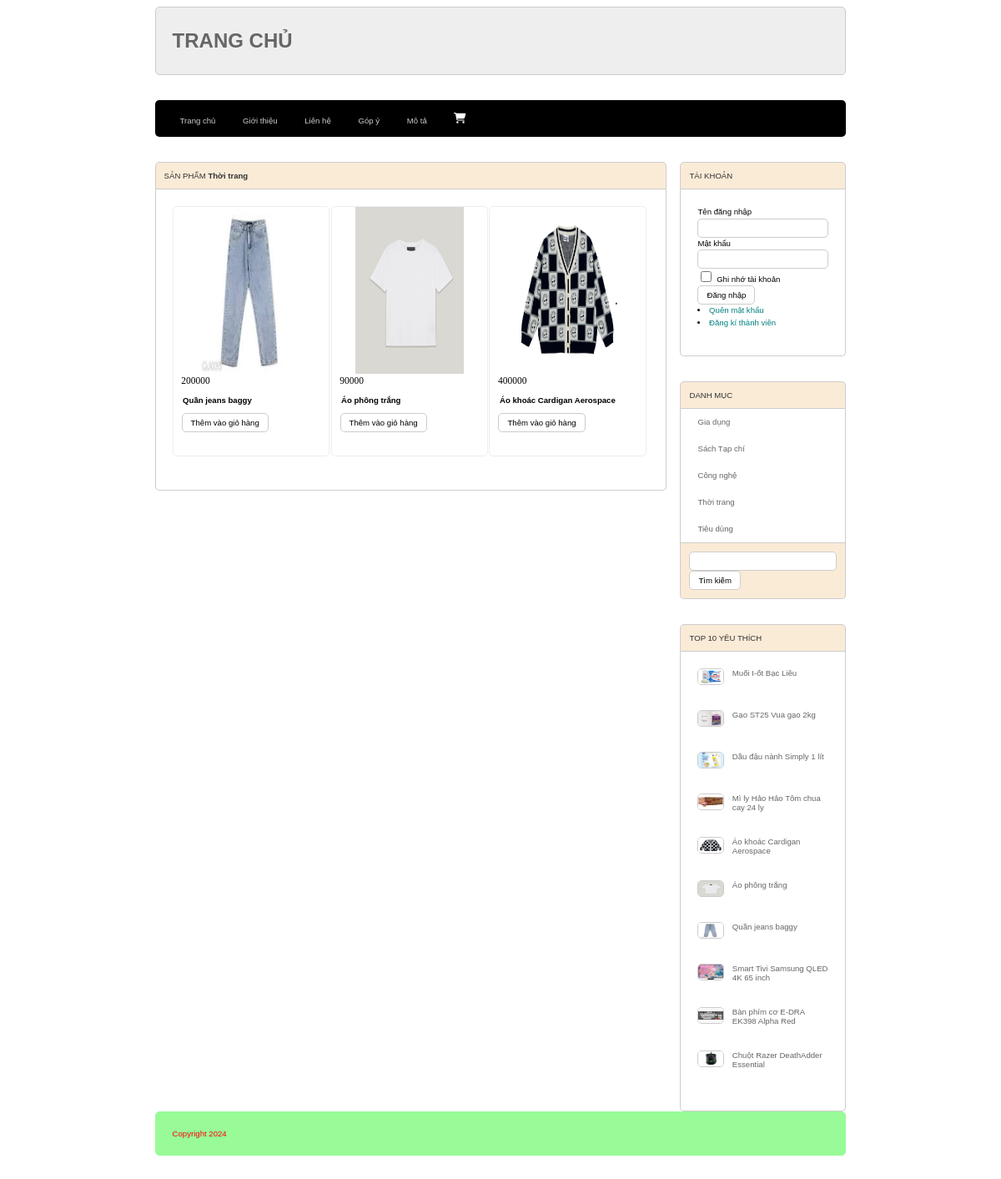
Screenshot of /index.php?act=sanpham&id_danhmuc=9 with the database file from the repository.
### tables this page shows
CREATE TABLE `danhmuc` (
  `id_danhmuc` int(10) NOT NULL,
  `name_danhmuc` varchar(50) NOT NULL
);

CREATE TABLE `sanpham` (
  `id_sanpham` int(10) NOT NULL,
  `name_sanpham` varchar(255) NOT NULL,
  `price` double(10,2) NOT NULL DEFAULT 0.00,
  `img` varchar(255) DEFAULT NULL,
  `description` text DEFAULT NULL,
  `view` int(11) NOT NULL DEFAULT 0,
  `id_danhmuc` int(10) NOT NULL
);

### model/pdo.php (called while the page is built, shortened)
<?php
function pdo_get_connection(){
    $dburl = "mysql:host=localhost;dbname=duantest;charset=utf8";
    $username = 'root';
    $password = '';
    $conn = new PDO($dburl, $username, $password);
    $conn->setAttribute(PDO::ATTR_ERRMODE, PDO::ERRMODE_EXCEPTION);
    return $conn;
}
function pdo_query($sql){
    $sql_args = array_slice(func_get_args(), 1);
    try{
        $conn = pdo_get_connection();
        $stmt = $conn->prepare($sql);
        $stmt->execute($sql_args);
        $rows = $stmt->fetchAll();
        return $rows;
    }
    catch(PDOException $e){
        throw $e;
    }
    finally{
        unset($conn);
    }
}
function pdo_query_one($sql){
    $sql_args = array_slice(func_get_args(), 1);
    try{
        $conn = pdo_get_connection();
        $stmt = $conn->prepare($sql);
        $stmt->execute($sql_args);
        $row = $stmt->fetch(PDO::FETCH_ASSOC);
        return $row;
    }
    catch(PDOException $e){
        throw $e;
    }
    finally{
        unset($conn);
    }
}

### model/sanpham.php (called while the page is built, shortened)
<?php
    function load_all_sanpham($keyword,$id_danhmuc){
        $sql = "SELECT*FROM sanpham WHERE 1";
        if ($id_danhmuc > 0) {
            $sql.= " AND id_danhmuc = '".$id_danhmuc."' ";
        }
        $sql.= " ORDER BY id_sanpham DESC ";
        $listsp = pdo_query($sql);
        return $listsp;
    }
    function load_all_sanpham_top10(){
        $sql = "SELECT * FROM sanpham WHERE 1 ORDER BY view DESC LIMIT 0,10";
        $listsanphamtop10 = pdo_query($sql);
        return $listsanphamtop10;
    }
    function load_name_danhhmuc($id_danhmuc){
        if ($id_danhmuc > 0) {
            $sql = "SELECT * FROM danhmuc WHERE id_danhmuc=$id_danhmuc";
            $dm=pdo_query_one($sql);
            extract($dm);
            return $name_danhmuc;
        }else {
            return "";
        }
    }
?>

### model/danhmuc.php (called while the page is built, shortened)
<?php
    function load_all_danhmuc(){
        $sql = "SELECT*FROM danhmuc ORDER BY id_danhmuc DESC";
        $listdm = pdo_query($sql);
        return $listdm;
    }
?>

### global.php (called while the page is built)
<?php
    $img_path ="upload/";
?>

### view/boxright.php (the view)
<div class="row margin_bottom ">
    <div class="boxtitle">
        TÀI KHOẢN
    </div>
    <div class="boxcontent formTaiKhoan">
        <?php
            if (isset($_SESSION['username'])) {
                extract($_SESSION['username']);
        ?>
        <div class="row mb">
            Xin chào<br>
            <?= $username ?>
        </div>
        <div class="row mb">
            <li>
                <a href="index.php?act=quenmatkhau">Quên mật khẩu</a>
            </li>
            <li>
                <a href="index.php?act=edit_taikhoan">Cập nhật tài khoản</a>
            </li>
            <li>
                <a href="index.php?act=mybill">Đơn hàng của tôi</a>
            </li>
            <?php
                if ($role == 1) {
            ?>
            <li>
                <a href="admin/index.php">Đăng nhập ADMIN</a>
            </li>
            <?php
                }
            ?>
            <li>
                <a href="index.php?act=thoat">LOGOUT</a>
            </li>
        </div>
        <?php
            }else {
        ?>
        <form action="index.php?act=dangnhap" method="post">
            <div class="row mb">
                Tên đăng nhập <br>
                <input type="text" name="username" id="" required>
            </div>
            <div class="row mb">
                Mật khẩu <br>
                <input type="password" name="password" id="" required>
            </div>
            <div class="row mb">
                <input type="checkbox" name="" id=""> Ghi nhớ tài khoản
            </div>
            <div class="row mb">
                <input type="submit" name="dangnhap" value="Đăng nhập">
            </div>
        </form>
        <li>
            <a href="index.php?act=quenmatkhau">Quên mật khẩu</a>
        </li>
        <li>
            <a href="index.php?act=dangky">Đăng kí thành viên</a>
        </li>
        <?php } ?>
    </div>
</div>
<div class="row margin_bottom ">
    <div class="boxtitle">
        DANH MỤC
    </div>
    <div class="boxcontent2 menudoc">
        <ul>
            <?php foreach($dsdanhmuc as $checkdsdanhmuc){
                extract($checkdsdanhmuc);
                $linkdanhmuc = "index.php?act=sanpham&id_danhmuc=".$id_danhmuc;
                echo '<li>
                        <a href="'.$linkdanhmuc.'">'.$name_danhmuc.'</a>
                    </li>';
                }
            ?>
        </ul>
    </div>
    <div class="boxfooter searchbox formTaiKhoan">
        <form action="index.php?act=sanpham" method="post">
            <input type="text" name="kyw" id="">
            <input type="submit" name="search" value="Tìm kiếm">
        </form>
    </div>
</div>
<div class="row ">
    <div class="boxtitle">
        TOP 10 YÊU THÍCH
    </div>
    <div class="row boxcontent">
        <?php foreach ($dstop10sp as $checkdstop10sp) {
            extract ($checkdstop10sp);
            $linksp = "index.php?act=chitietsanpham&id_sanpham=".$id_sanpham;
            $hinh = $img_path.$img;
            echo '<div class="row margin_bottom top10">
                    <img src="'.$hinh.'" alt="">
                    <a href="'.$linksp.'">'.$name_sanpham.'</a>
                </div>';
        }
        ?>
    </div>
</div>

### view/header.php (shortened to what this page needs)
<!DOCTYPE html>
<html lang="en">
<head>
    <link rel="stylesheet" href="view/css/style.css">
</head>
<body>
    <div class="boxcenter">
        <div class="row margin_bottom admin">
            <h1>TRANG CHỦ</h1>
        </div>
        <div class="row margin_bottom menu">
            <ul>
                <li><a href="index.php">Trang chủ</a></li>
                <li><a href="index.php?act=introduction">Giới thiệu</a></li>
                <li><a href="index.php?act=contact">Liên hệ</a></li>
                <li><a href="index.php?act=feedback">Góp ý</a></li>
                <li><a href="index.php?act=description">Mô tả</a></li>
                <li>
                    <a href="index.php?act=viewcart" >
                    </a>
                </li>
            </ul>
        </div>

### index.php (shortened to what this page needs)
<?php
include "model/pdo.php";
include "model/danhmuc.php";
include "model/sanpham.php";
include "model/cart.php";
include "view/header.php";
include "global.php";
$dsdanhmuc = load_all_danhmuc();
$dstop10sp = load_all_sanpham_top10();
if (isset($_GET['act']) && $_GET['act'] != "") {
    $act = $_GET['act'];
    switch ($act) {
        case 'sanpham':
            if (isset($_POST['kyw']) && $_POST['kyw'] != "") {
                $kyw = $_POST['kyw'];
            } else {
                $kyw = "";
            }
            if (isset($_GET['id_danhmuc']) && $_GET['id_danhmuc'] > 0) {
                $id_danhmuc = $_GET['id_danhmuc'];
            } else {
                $id_danhmuc = 0;
            }
            $dssanpham = load_all_sanpham($kyw, $id_danhmuc);
            $name_danhmuc = load_name_danhhmuc($id_danhmuc);
            include "view/sanpham.php";
            break;
    }
} else {
    include "view/home.php";
}
include "view/footer.php";
?>

### view/sanpham.php (shortened to what this page needs)
<div class="row margin_bottom ">
    <div class="boxleft margin_right">
        <div class="row margin_bottom">
            <div class="boxtitle">
                SẢN PHẨM <strong><?= $name_danhmuc ?></strong>
            </div>
            <div class="row boxcontent">
                <?php
                    foreach ($dssanpham as $checkdssanpham ) {
                        extract($checkdssanpham);
                        $i = 0;
                        $linksp = "index.php?act=chitietsanpham&id_sanpham=".$id_sanpham;
                        if ($i == 2 || $i == 5 || $i == 8) {
                            $margin_right = "";
                        } else {
                            $margin_right = "margin_right";
                        }
                        echo '<div class="boxproduct '.$margin_right.' " >
                                <div class="img row">
                                    <img src="upload/' . $checkdssanpham["img"] . '"
                                            alt="">
                                </div>
                                    <p class="price">' . $checkdssanpham["price"] . '</p>
                                    <a class="pro_name" href="'.$linksp.'">' . $checkdssanpham["name_sanpham"] . '</a>
                                <div class="row formcontent">
                                    <form action="index.php?act=addtocart" method="post" >
                                        <input type="hidden" name="id_sanpham" value="'.$checkdssanpham["id_sanpham"].'">
                                        <input type="hidden" name="name_sanpham" value="'.$checkdssanpham["name_sanpham"].'">
                                        <input type="hidden" name="img" value="'.$checkdssanpham["img"].'">
                                        <input type="hidden" name="price" value="'.$checkdssanpham["price"].'">
                                        <input type="submit" name="addtocart" value="Thêm vào giỏ hàng">
                                    </form>
                                </div>
                            </div>';
                    }
                ?>
            </div>
        </div>
    </div>
    <div class="boxright ">
        <?php
            include "boxright.php"
        ?>
    </div>

### view/footer.php (shortened to what this page needs)
        <div class="row margin_bottom footer">
            Copyright 2024
        </div>
        </div>
</body>
</html>

### view/css/style.css (style rules this page uses)
* { box-sizing: border-box; font-family: sans-serif; font-size: 0.8vw; }
.boxcenter { width: 70%; margin: 0 auto; }
.row { float: left; width: 100%; }
.margin_bottom { margin-bottom: 30px; }
.margin_right { margin-right: 0.25%; }
.menu { background-color: black; color: #CCC; border-radius: 5px; }
.boxleft { float: left; width: 74%; }
.boxright { float: right; width: 24%; }
.footer { background-color: palegreen; border: 1px palegreen solid; font-size: 0.8vw; color: red; border-radius: 5px; padding: 20px; }
.boxtitle { color: #333; background-color: antiquewhite; border-top-left-radius: 5px; border-top-right-radius: 5px; border: 1px #CCC solid; padding: 10px; }
.boxcontent { border-left: 1px #CCC solid; border-right: 1px #CCC solid; border-bottom: 1px #CCC solid; border-bottom-left-radius: 5px; border-bottom-right-radius: 5px; min-height: 200px; padding: 20px; }
.boxcontent2 { border-left: 1px #CCC solid; border-right: 1px #CCC solid; border-bottom: 1px #CCC solid; background-color: #EEE; }
.boxfooter { padding: 10px; background-color: antiquewhite; border-bottom-left-radius: 5px; border-bottom-right-radius: 5px; border-left: 1px #CCC solid; border-right: 1px #CCC solid; border-bottom: 1px #CCC solid; }
.boxproduct { float: left; width: 33%; min-height: 300px; border: 1px #EEE solid; border-radius: 5px; margin-bottom: 20px; }
.boxproduct .img { min-height: 180px; text-align: center; }
.img img { width: 70%; height: 200px; }
.menu ul { padding: 5px 15px; }
.menu ul li { list-style-type: none; display: inline; padding: 0px 15px; }
.menu ul li a { color: #CCC; text-decoration: none; transition: 0.5s; }
.formTaiKhoan { line-height: 150%; }
.formTaiKhoan input[type="email"], .formTaiKhoan input[type="text"], .formTaiKhoan input[type="password"], .formTaiKhoan input[type="number"], .formcontent input[type="text"] { width: 100%; border: 1px #CCC solid; padding: 5px 10px; border-radius: 5px; }
.formTaiKhoan input[type="checkbox"] { border-radius: 5px; }
.formTaiKhoan input[type="submit"], .formTaiKhoan input[type="reset"], .formcontent input[type="submit"], .formcontent input[type="reset"], .formcontent input[type="button"] { border-radius: 5px; padding: 5px 10px; background-color: white; border: 1px #CCC solid; }
.formTaiKhoan li a { color: teal; text-decoration: none; }
.menudoc ul { margin: 0; padding: 0; list-style-type: none; }
.menudoc ul li { padding: 10px 20px; background-color: white; border-bottom: 1px #FFF solid; }
.menudoc ul li a { color: #666; text-decoration: none; }
.searchbox input[type="text"] { width: 100%; padding: 5px 10px; background-color: #FFF; border: 1px #CCC solid; border-radius: 5px; }
.top10 img { width: 20%; height: 20px; float: left; margin-right: 10px; border-radius: 5px; border: 1px #CCC solid; }
.top10 a { color: #666; text-decoration: none; }
.admin { background-color: #EEE; border: 1px #CCC solid; color: #666; border-radius: 5px; padding: 10px 20px; }
.admin h1 { font-size: 2vw; }
.formcontent { padding: 10px; }
.price { font-family: 'Times New Roman', Times, serif; font-size: 1.2rem; padding-left: 1rem; }
.pro_name { text-decoration: none; padding-left: 1.2rem; color: #000; font-weight: bold; }

### rows the page displays
danhmuc: name_danhmuc "Thời trang"
sanpham: img (picture), price "200000", name_sanpham "Quần jeans baggy"
sanpham: img (picture), price "90000", name_sanpham "Áo phông trắng"
sanpham: img (picture), price "400000", name_sanpham "Áo khoác Cardigan Aerospace"
danhmuc: name_danhmuc "Gia dụng"
danhmuc: name_danhmuc "Sách Tạp chí"
danhmuc: name_danhmuc "Công nghệ"
danhmuc: name_danhmuc "Tiêu dùng"
sanpham: img (picture), name_sanpham "Muối I-ốt Bạc Liêu"
sanpham: img (picture), name_sanpham "Gạo ST25 Vua gạo 2kg"
sanpham: img (picture), name_sanpham "Dầu đậu nành Simply 1 lít"
sanpham: img (picture), name_sanpham "Mì ly Hảo Hảo Tôm chua cay 24 ly"
sanpham: img (picture), name_sanpham "Smart Tivi Samsung QLED 4K 65 inch"
sanpham: img (picture), name_sanpham "Bàn phím cơ E-DRA EK398 Alpha Red"
sanpham: img (picture), name_sanpham "Chuột Razer DeathAdder Essential"
